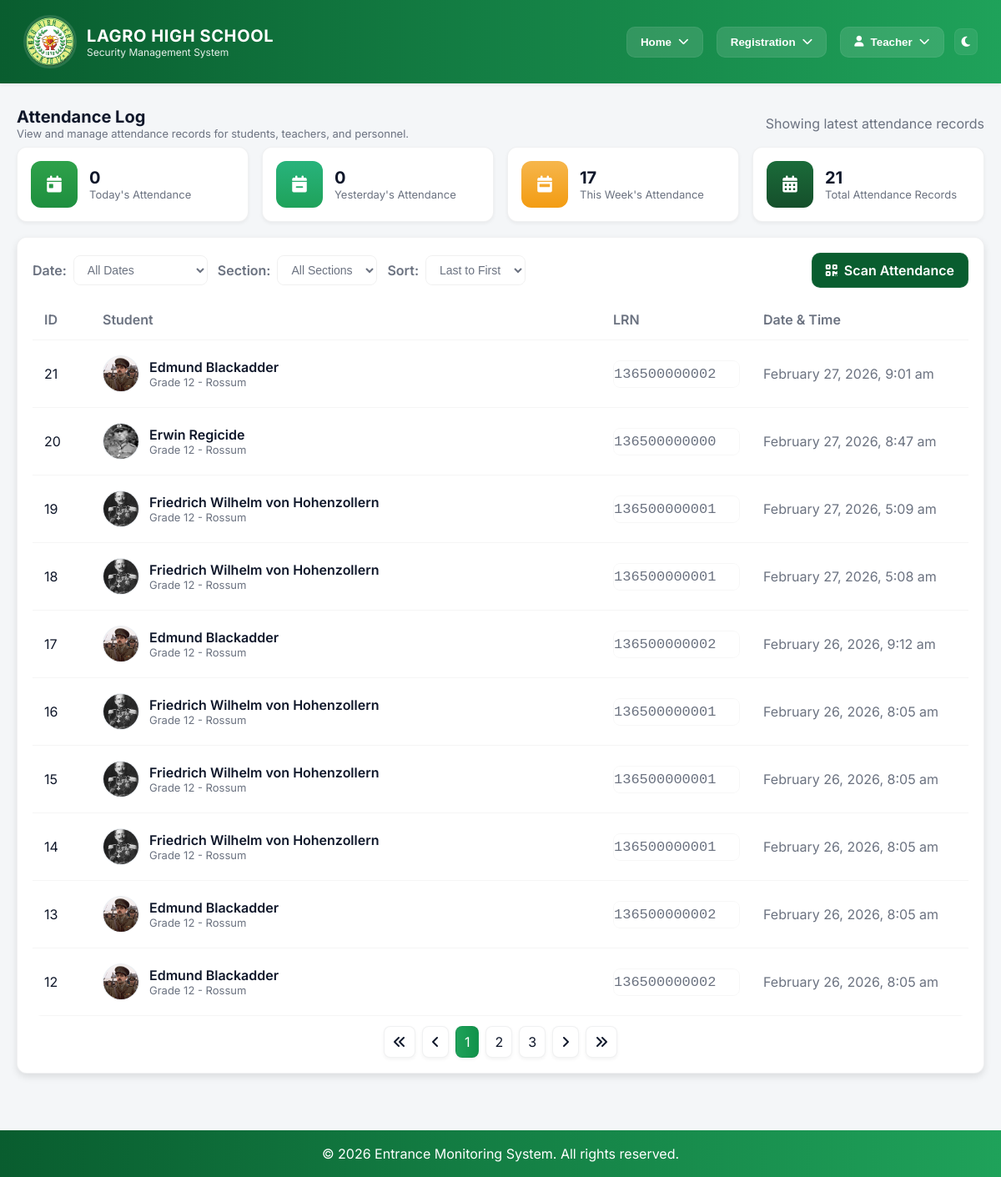
Screenshot of /webpages/attendance-log.php (signed in) with the database file from the repository.
### tables this page shows
CREATE TABLE `attendance` (
  `id` int(11) NOT NULL,
  `student_lrn` varchar(100) NOT NULL,
  `timestamp` timestamp NOT NULL DEFAULT current_timestamp() ON UPDATE current_timestamp()
);

CREATE TABLE `student_info` (
  `id` int(11) NOT NULL,
  `first_name` varchar(50) NOT NULL,
  `middle_name` varchar(50) DEFAULT NULL,
  `last_name` varchar(50) NOT NULL,
  `lrn` varchar(12) NOT NULL,
  `grade_level` int(11) NOT NULL,
  `section` varchar(30) NOT NULL,
  `birthdate` date NOT NULL,
  `age` int(11) NOT NULL,
  `sex` varchar(10) NOT NULL,
  `student_address` text NOT NULL,
  `contact_number` varchar(15) NOT NULL,
  `email_address` varchar(100) NOT NULL,
  `parent_guardian` varchar(100) NOT NULL,
  `parent_guardian_contact` varchar(15) NOT NULL,
  `relationship` varchar(30) DEFAULT NULL,
  `profile_picture` varchar(255) DEFAULT NULL,
  `account_password` varchar(100) NOT NULL,
  `qr_code_url` longtext DEFAULT NULL,
  `qr_code_generated_at` timestamp NULL DEFAULT NULL,
  `is_registered` int(11) DEFAULT 0
);

### include/role_access.php (called while the page is built, shortened)
<?php
if (!function_exists('getCurrentUserRole')) {
function getCurrentUserRole() {
    if (isset($_SESSION['employee_id']) && !empty($_SESSION['employee_id'])) {
        global $conn;
        $emp_id = $_SESSION['employee_id'];
        $stmt = $conn->prepare("SELECT employee_type FROM employee_info WHERE employee_id = ?");
        $stmt->bind_param("s", $emp_id);
        $stmt->execute();
        $result = $stmt->get_result();
        $employee = $result->fetch_assoc();
        if ($employee && !empty($employee['employee_type'])) {
            $employee_type = strtoupper($employee['employee_type']);
            if (strpos($employee_type, 'TEACHER') !== false || strpos($employee_type, 'INSTRUCTOR') !== false) {
                return 'TEACHER';
            } elseif (strpos($employee_type, 'SECURITY') !== false) {
                return 'SECURITY';
            } else {
                return 'OTHER_PERSONNEL';
            }
        }
    }
    return null;
}
}
?>

### webpages/attendance-log.php (the view, shortened to what this page needs)
<?php
include_once "../include/db_conn.php";
include "../include/role_access.php";
$records_per_page = 10;
$page = isset($_GET['page']) ? (int)$_GET['page'] : 1;
$offset = ($page - 1) * $records_per_page;
$sort_order = isset($_GET['sort']) ? $_GET['sort'] : 'DESC';
$where_clause = '';
$count_sql = "SELECT COUNT(*) as total FROM attendance a LEFT JOIN student_info s ON a.student_lrn = s.lrn" . $where_clause;
$count_result = $conn->query($count_sql);
$total_records = $count_result->fetch_assoc()['total'];
$total_pages = ceil($total_records / $records_per_page);
$sql = "SELECT a.id, a.student_lrn, a.timestamp,
        s.first_name, s.last_name, s.grade_level, s.section, s.profile_picture
        FROM attendance a
        LEFT JOIN student_info s ON a.student_lrn = s.lrn
        $where_clause
        ORDER BY a.timestamp $sort_order
        LIMIT $offset, $records_per_page";
$result = $conn->query($sql);
$today = date('Y-m-d');
$stats_sql = "SELECT
    (SELECT COUNT(*) FROM attendance WHERE DATE(timestamp) = '$today') as today_count,
    (SELECT COUNT(*) FROM attendance WHERE DATE(timestamp) = DATE_SUB('$today', INTERVAL 1 DAY)) as yesterday_count,
    (SELECT COUNT(*) FROM attendance WHERE DATE(timestamp) BETWEEN DATE_SUB('$today', INTERVAL 7 DAY) AND '$today') as week_count,
    (SELECT COUNT(*) FROM attendance) as total_count";
$stats_result = $conn->query($stats_sql);
$stats = $stats_result->fetch_assoc();
?>
<!DOCTYPE html>
<html lang="en">
<head>
</head>
<body>
    <?php
    include "../include/header.php";
    ?>
    <main class="container">
        <div class="page-title">
            <div>
                <h2>Attendance Log</h2>
                <p>View and manage attendance records for students, teachers, and personnel.</p>
            </div>
            <div class="muted">Showing latest attendance records</div>
        </div>
        <section>
            <div class="stats-grid">
                <div class="stat">
                    <div class="icon today"><i class="fas fa-calendar-day"></i></div>
                    <div class="info">
                        <h3><?php echo $stats['today_count']; ?></h3>
                        <p>Today's Attendance</p>
                    </div>
                </div>
                <div class="stat">
                    <div class="icon yesterday"><i class="fas fa-calendar-minus"></i></div>
                    <div class="info">
                        <h3><?php echo $stats['yesterday_count']; ?></h3>
                        <p>Yesterday's Attendance</p>
                    </div>
                </div>
                <div class="stat">
                    <div class="icon week"><i class="fas fa-calendar-week"></i></div>
                    <div class="info">
                        <h3><?php echo $stats['week_count']; ?></h3>
                        <p>This Week's Attendance</p>
                    </div>
                </div>
                <div class="stat">
                    <div class="icon total"><i class="fas fa-calendar-alt"></i></div>
                    <div class="info">
                        <h3><?php echo $stats['total_count']; ?></h3>
                        <p>Total Attendance Records</p>
                    </div>
                </div>
            </div>
            <div class="panel">
                <div class="filter-row">
                    <div class="filter-left">
                        <form method="GET" action="" id="filterForm" style="display: flex; align-items: center; gap: 12px;">
                            <div style="display: flex; align-items: center; gap: 8px;">
                                <label class="filter-label">Date:</label>
                                <select id="date" name="date" onchange="document.getElementById('filterForm').submit();">
                                    <option value="">All Dates</option>
                                </select>
                            </div>
                            <div style="display: flex; align-items: center; gap: 8px;">
                                <label class="filter-label">Section:</label>
                                <select id="section" name="section" onchange="document.getElementById('filterForm').submit();">
                                    <option value="">All Sections</option>
                                </select>
                            </div>
                            <div style="display: flex; align-items: center; gap: 8px;">
                                <label class="filter-label">Sort:</label>
                                <select id="sort" name="sort" onchange="document.getElementById('filterForm').submit();">
                                    <option value="DESC" <?php echo ($sort_order == 'DESC') ? 'selected' : ''; ?>>Last to First</option>
                                </select>
                            </div>
                        </form>
                    </div>
                    <div>
                        <a class="btn-scan" href="scanner.php"><i class="fa-solid fa-qrcode"></i> Scan Attendance</a>
                    </div>
                </div>
                <?php if ($result && $result->num_rows > 0): ?>
                    <div style="overflow:hidden; border-radius:10px;">
                        <table class="attendance-table">
                            <thead>
                                <tr>
                                    <th style="width:70px;">ID</th>
                                    <th>Student</th>
                                    <th style="width:180px;">LRN</th>
                                    <th style="width:260px;">Date & Time</th>
                                </tr>
                            </thead>
                            <tbody>
                                <?php while ($row = $result->fetch_assoc()): ?>
                                    <tr>
                                        <td><?php echo $row['id']; ?></td>
                                        <td>
                                            <div class="student-info">
                                                <div class="avatar">
                                                    <?php if (!empty($row['profile_picture']) && file_exists($row['profile_picture'])): ?>
                                                        <img src="<?php echo htmlspecialchars($row['profile_picture']); ?>" alt="Student Photo">
                                                    <?php else: ?>
                                                        <i class="fas fa-user" style="color:var(--muted);"></i>
                                                    <?php endif; ?>
                                                </div>
                                                <div>
                                                    <div class="student-name">
                                                        <?php
                                                        if (!empty($row['first_name']) && !empty($row['last_name'])) {
                                                            echo htmlspecialchars($row['first_name'] . ' ' . $row['last_name']);
                                                        } else {
                                                            echo '<span style="color: var(--muted);">Unknown Student</span>';
                                                        }
                                                        ?>
                                                    </div>
                                                    <?php if (!empty($row['grade_level']) && !empty($row['section'])): ?>
                                                        <div class="student-meta">Grade <?php echo htmlspecialchars($row['grade_level']); ?> - <?php echo htmlspecialchars($row['section']); ?></div>
                                                    <?php endif; ?>
                                                </div>
                                            </div>
                                        </td>
                                        <td>
                                            <div class="lrn-badge"><?php echo htmlspecialchars($row['student_lrn']); ?></div>
                                        </td>
                                        <td class="muted"><?php echo date('F j, Y, g:i a', strtotime($row['timestamp'])); ?></td>
                                    </tr>
                                <?php endwhile; ?>
                            </tbody>
                        </table>
                    </div>
                    <?php
                    $query_params = '';
                    ?>
                    <?php if ($total_pages > 1): ?>
                        <div class="pagination">
                            <?php if ($page > 1): ?>
                                <a href="?page=1<?php echo $query_params; ?>">
                                    <i class="fas fa-angle-double-left"></i>
                                </a>
                                <a href="?page=<?php echo $page - 1; ?><?php echo $query_params; ?>">
                                    <i class="fas fa-angle-left"></i>
                                </a>
                            <?php else: ?>
                                <span class="disabled"><i class="fas fa-angle-double-left"></i></span>
                                <span class="disabled"><i class="fas fa-angle-left"></i></span>
                            <?php endif; ?>
                            <?php
                            $range = 2;
                            $start_page = max(1, $page - $range);
                            $end_page = min($total_pages, $page + $range);
                            for ($i = $start_page; $i <= $end_page; $i++) {
                                if ($i == $page) {
                                    echo '<span class="active">' . $i . '</span>';
                                } else {
                                    echo '<a href="?page=' . $i . $query_params . '">' . $i . '</a>';
                                }
                            }
                            ?>
                            <?php if ($page < $total_pages): ?>
                                <a href="?page=<?php echo $page + 1; ?><?php echo $query_params; ?>">
                                    <i class="fas fa-angle-right"></i>
                                </a>
                                <a href="?page=<?php echo $total_pages; ?><?php echo $query_params; ?>">
                                    <i class="fas fa-angle-double-right"></i>
                                </a>
                            <?php else: ?>
                                <span class="disabled"><i class="fas fa-angle-right"></i></span>
                                <span class="disabled"><i class="fas fa-angle-double-right"></i></span>
                            <?php endif; ?>
                        </div>
                    <?php endif; ?>
                <?php endif; ?>
            </div>
        </section>
    </main>
    <?php include '../include/footer.php'; ?>
</body>
</html>

### rows the page displays
attendance: id "21", student_info.profile_picture (picture), student_info.first_name+last_name "Edmund Blackadder", student_info.grade_level "12", student_info.section "Rossum", student_lrn "136500000002", timestamp "February 27, 2026, 9:01 am"
attendance: id "20", student_info.profile_picture (picture), student_info.first_name+last_name "Erwin Regicide", student_info.grade_level "12", student_info.section "Rossum", student_lrn "136500000000", timestamp "February 27, 2026, 8:47 am"
attendance: id "19", student_info.profile_picture (picture), student_info.first_name+last_name "Friedrich Wilhelm von Hohenzollern", student_info.grade_level "12", student_info.section "Rossum", student_lrn "136500000001", timestamp "February 27, 2026, 5:09 am"
attendance: id "18", student_info.profile_picture (picture), student_info.first_name+last_name "Friedrich Wilhelm von Hohenzollern", student_info.grade_level "12", student_info.section "Rossum", student_lrn "136500000001", timestamp "February 27, 2026, 5:08 am"
attendance: id "17", student_info.profile_picture (picture), student_info.first_name+last_name "Edmund Blackadder", student_info.grade_level "12", student_info.section "Rossum", student_lrn "136500000002", timestamp "February 26, 2026, 9:12 am"
attendance: id "16", student_info.profile_picture (picture), student_info.first_name+last_name "Friedrich Wilhelm von Hohenzollern", student_info.grade_level "12", student_info.section "Rossum", student_lrn "136500000001", timestamp "February 26, 2026, 8:05 am"
attendance: id "15", student_info.profile_picture (picture), student_info.first_name+last_name "Friedrich Wilhelm von Hohenzollern", student_info.grade_level "12", student_info.section "Rossum", student_lrn "136500000001", timestamp "February 26, 2026, 8:05 am"
attendance: id "14", student_info.profile_picture (picture), student_info.first_name+last_name "Friedrich Wilhelm von Hohenzollern", student_info.grade_level "12", student_info.section "Rossum", student_lrn "136500000001", timestamp "February 26, 2026, 8:05 am"
attendance: id "13", student_info.profile_picture (picture), student_info.first_name+last_name "Edmund Blackadder", student_info.grade_level "12", student_info.section "Rossum", student_lrn "136500000002", timestamp "February 26, 2026, 8:05 am"
attendance: id "12", student_info.profile_picture (picture), student_info.first_name+last_name "Edmund Blackadder", student_info.grade_level "12", student_info.section "Rossum", student_lrn "136500000002", timestamp "February 26, 2026, 8:05 am"

### other values shown
$_SESSION['first_name'] "Teacher"
$stats['today_count'] "0"
$stats['yesterday_count'] "0"
$stats['week_count'] "17"
$stats['total_count'] "21"
